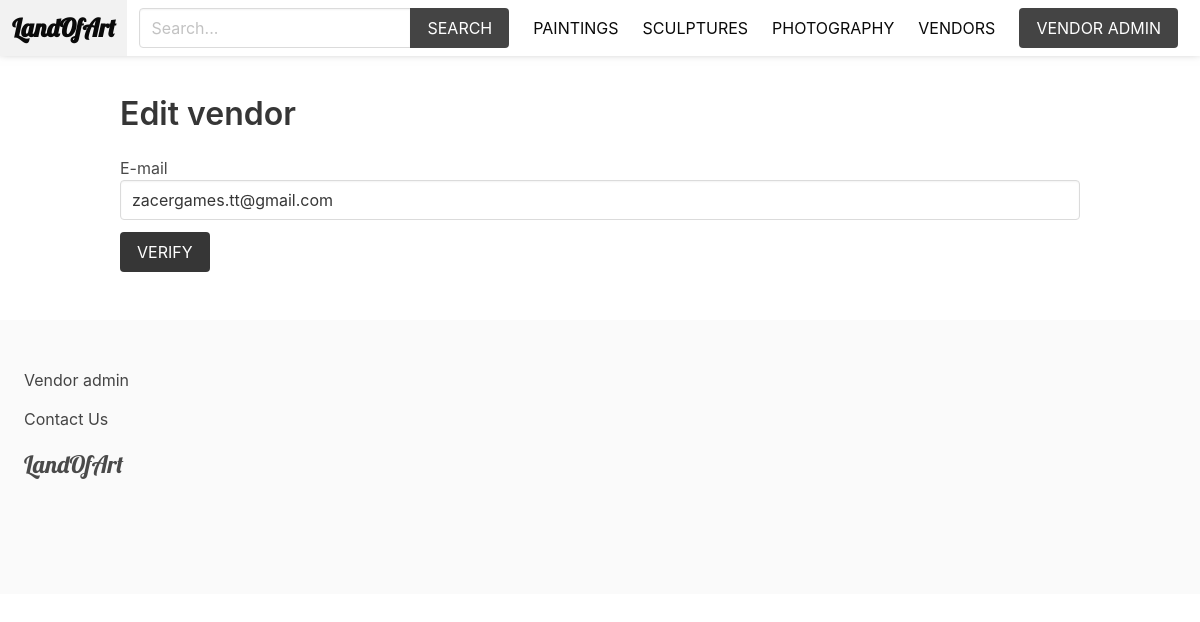
/vendors/edit-vendor/ (signed in), run on the app's committed database.
### apps/product/models.py (models this page shows, shortened)
class Category(models.Model):
    title = models.CharField(max_length=255)
    slug = models.SlugField(max_length=255)
    ordering = models.IntegerField(default=0)
    class Meta:
        ordering = ['ordering']

### apps/vendor/models.py (models this page shows, shortened)
class Vendor(models.Model):
    name = models.CharField(max_length=255)
    created_at = models.DateTimeField(auto_now_add=True)
    created_by = models.OneToOneField(User, related_name='vendor', on_delete=models.CASCADE)
    class Meta:
        ordering = ['-created_at']

### apps/vendor/views.py (the view)
# urls.py: path('edit-vendor/', views.edit_vendor, name='edit_vendor'),
@login_required
def edit_vendor(request):
    vendor = request.user.vendor
    if request.method == 'POST':
        email = request.POST.get('email', '')
        if name:
            vendor.created_by.email = email
            vendor.created_by.save()
            return redirect('vendor_admin')
    return render(request, 'vendor/edit_vendor.html', {'vendor':vendor})

### apps/cart/cart.py (called while the page is built)
    def __len__(self):
        return sum(item['quantity'] for item in self.cart.values())

### apps/cart/context_processors.py (called while the page is built)
def cart(request):
    return {'cart': Cart(request)}

### apps/product/context_processors.py (called while the page is built)
def menu_categories(request):
    categories = Category.objects.all()
    return{'menu_categories': categories}

### apps/vendor/templates/vendor/edit_vendor.html (shortened to what this page needs)
{% extends 'core/base.html' %}
{% block content %}
    <h1 class="title mt-6">Edit vendor</h1>
    <form action="." method="post">
        <div class="field">
            <label>E-mail</label>
            <div class="control">
                <input type="text" name="email" id="id_email" value="{{ vendor.created_by.email }}" class="input">
            </div>
        </div>
        <div class="field">
            <div class="control">
                <button class="button is-dark is-uppercase">Verify</button>
            </div>
        </div>
    </form>
{% endblock %}

### apps/core/templates/core/base.html (shortened to what this page needs)
{% load static %}
<!DOCTYPE html>
<html lang="en">
<head>
    <link rel="stylesheet" href="https://cdn.jsdelivr.net/npm/bulma@0.9.1/css/bulma.min.css">
    <link rel="stylesheet" href="{% static 'styles/main.css' %}">
</head>
<body>
     <nav class="navbar is-white">
            <div class="navbar-brand">
                <a href="/" class="navbar-item"><strong>LandOfArt</strong></a>
            </div>
            <div class="navbar-menu" id="main-navbar">
                <div class="navbar-end">
                    <div class="navbar-item">
                        <form action="{% url 'search' %}" method="get">
                        <div class="field has-addons">
                            <div class="control">
                                <input type="text" class="input" placeholder="Search..." name="query">
                            </div>
                            <div class="control">
                                <button class="button is-dark is-uppercase">Search</button>
                            </div>
                        </div>
                    </form>
                    </div>
                </div>
                <div class="navbar-end">
                    {% for category in menu_categories %}
                    <a href="{% url 'category' category.slug %}" class="navbar-item"> {{ category.title }}</a>
                    {% endfor %}
                    <a href="{% url 'vendors' %}" class="navbar-item">Vendors</a>
                    <div class="navbar-item">
                    {% if request.user.is_authenticated %}
                        <a href="{% url 'vendor_admin' %}" class="button is-dark">Vendor admin</a>
                    {% else %}
                        <a href="{% url 'info_vendor' %}" class="navbar-item">Become vendor</a>
                    {% endif %}
                    </div>
                    <div class="navbar-item">
                    </div>
                </div>
            </div>
        </nav>
        <section class="section ">
            <div class="container">
                {% block content %}
                {% endblock %}
            </div>
        </section>
         <footer class="footer">
                {% if request.user.is_authenticated %}
                    <a href="{% url 'vendor_admin' %}">Vendor admin</a>
                {% else %}
                    <a href="{% url 'info_vendor' %}">Become vendor</a>
                {% endif %} <br>
                <a href="{% url 'contact' %}" >Contact Us</a>
<h3 class="is-size-4 mb-4 loa">LandOfArt</h3>
        </footer>
</body>
</html>

### static/styles/main.css (style rules this page uses)
.navbar-menu { text-transform: uppercase; }
.navbar .is-dark { background: #444; }
.footer a { margin-bottom: 15px; display: inline-block; color: #444; }

### apps/core/templates/core/base.html (style rules this page uses)
.navbar { position: fixed; width: 100%; box-shadow: 0px -5px 10px 0px rgba(0, 0, 0, 0.5); }
a strong { font-family: 'Lobster', cursive; font-size: 25px; }
.loa { font-family: 'Lobster', cursive; }

### data on the page
Category: title "PAINTINGS"
Category: title "SCULPTURES"
Category: title "PHOTOGRAPHY"
Vendor: email "zacergames.tt@gmail.com"
